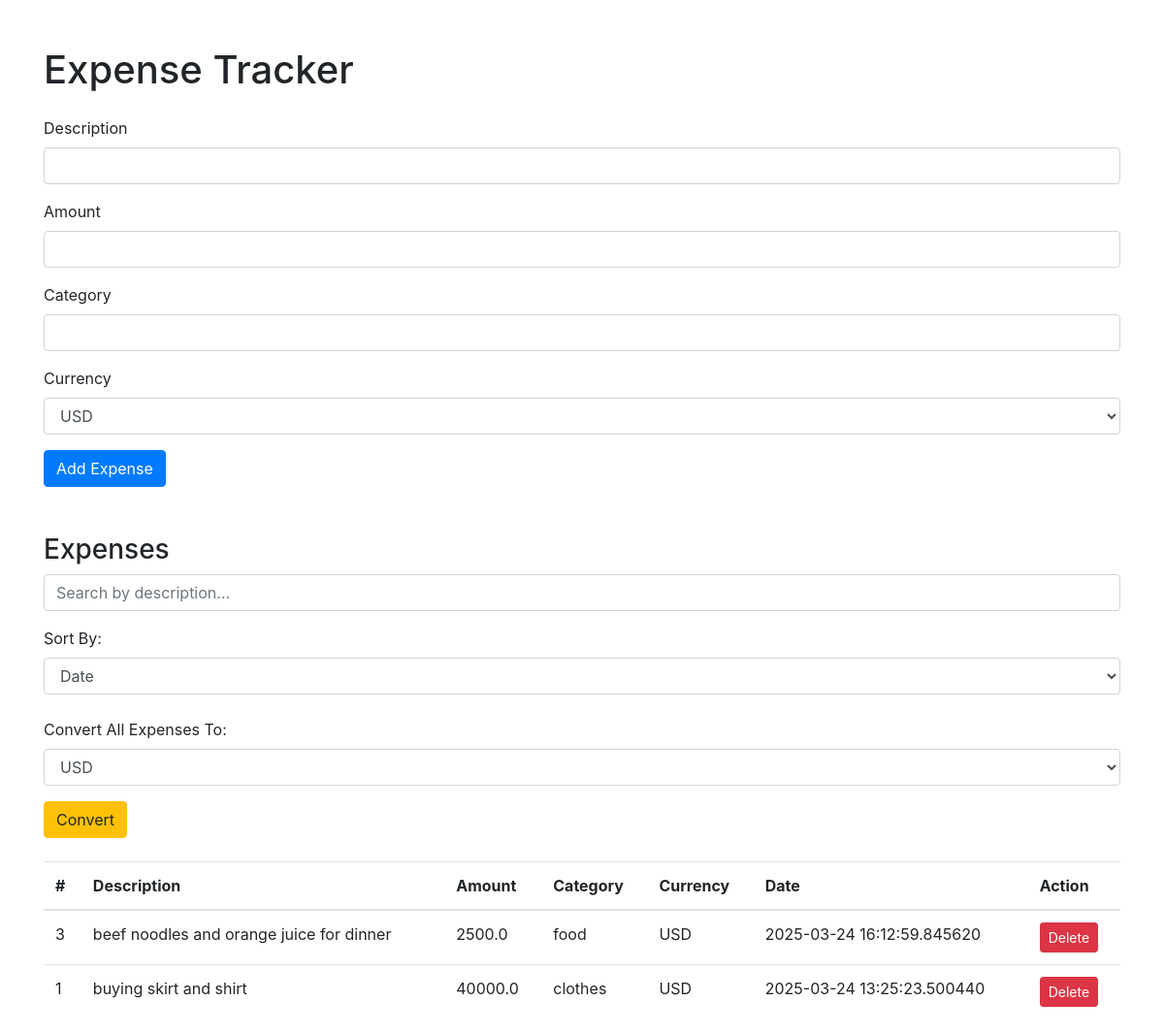
Before: / with the older database file.
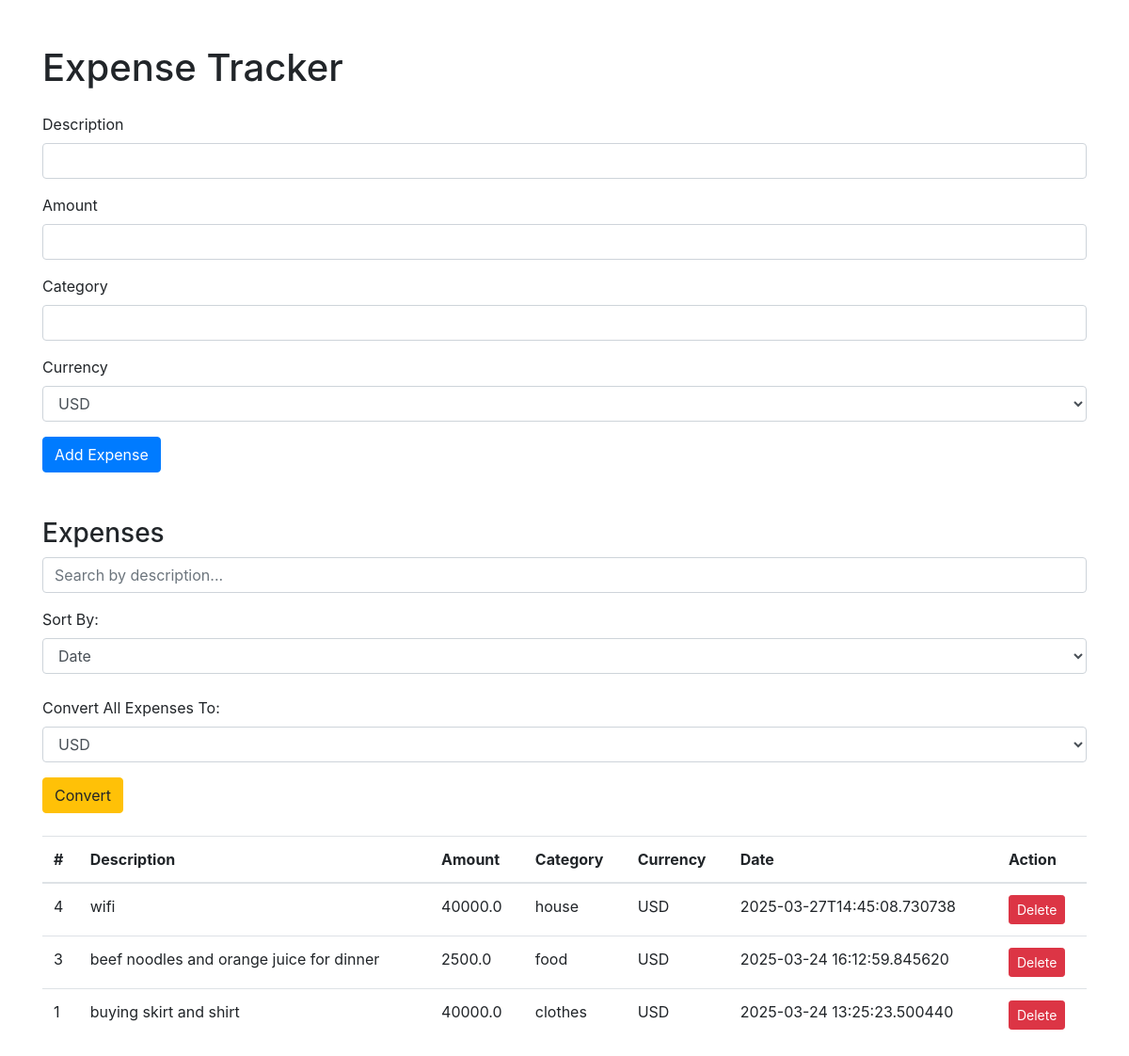
After: the same page with the newer database file.
### tables this page shows
CREATE TABLE expenses (
    id INTEGER PRIMARY KEY AUTOINCREMENT,
    description TEXT NOT NULL,
    amount REAL NOT NULL,
    category TEXT NOT NULL,
    currency TEXT NOT NULL DEFAULT 'USD',
    date TEXT DEFAULT CURRENT_TIMESTAMP
, recurring INTEGER DEFAULT 0);

### expense-tracker.py (the view)
@app.route("/")
def home():
    with sqlite3.connect("expenses.db") as conn:
        conn.row_factory = sqlite3.Row
        cur = conn.cursor()
        cur.execute("SELECT * FROM expenses ORDER BY date DESC")
        expenses = [dict(row) for row in cur.fetchall()]
    return render_template("index.html", expenses=expenses)

### templates/index.html (shortened to what this page needs)
<!DOCTYPE html>
<html lang="en">
<head>
    <link rel="stylesheet" href="https://stackpath.bootstrapcdn.com/bootstrap/4.5.2/css/bootstrap.min.css">
</head>
<body>
    <div class="container">
        <h1 class="mt-5">Expense Tracker</h1>
        <form action="{{ url_for('add_expense') }}" method="POST" class="mt-4">
            <div class="form-group">
                <label for="description">Description</label>
                <input type="text" class="form-control" id="description" name="description" required>
            </div>
            <div class="form-group">
                <label for="amount">Amount</label>
                <input type="number" class="form-control" id="amount" name="amount" step="0.01" required>
            </div>
            <div class="form-group">
                <label for="category">Category</label>
                <input type="text" class="form-control" id="category" name="category" required>
            </div>
            <div class="form-group">
                <label for="currency">Currency</label>
                <select class="form-control" id="currency" name="currency">
                    <option value="USD">USD</option>
                </select>
            </div>
            <button type="submit" class="btn btn-primary">Add Expense</button>
        </form>
        <h3 class="mt-5">Expenses</h3>
        <input type="text" id="searchBox" class="form-control mb-3" placeholder="Search by description..." onkeyup="searchExpenses()">
        <div class="form-group">
            <label for="sort_by">Sort By:</label>
            <select class="form-control" id="sort_by" onchange="sortExpenses()">
                <option value="date">Date</option>
            </select>
        </div>
        <form action="{{ url_for('convert_expenses') }}" method="GET" class="mt-4">
            <div class="form-group">
                <label for="currency">Convert All Expenses To:</label>
                <select class="form-control" id="currency" name="currency">
                    <option value="USD">USD</option>
                </select>
            </div>
            <button type="submit" class="btn btn-warning">Convert</button>
        </form>
        <table class="table mt-4" id="expenseTable">
            <thead>
                <tr>
                    <th>#</th>
                    <th>Description</th>
                    <th>Amount</th>
                    <th>Category</th>
                    <th>Currency</th>
                    <th>Date</th>
                    <th>Action</th>
                </tr>
            </thead>
	    <tbody>
             {% for expense in expenses %}
        <tr>
            <td>{{ expense['id'] }}</td>
            <td>{{ expense['description'] }}</td>
            <td>{{ expense['amount'] }}</td>
            <td>{{ expense['category'] }}</td>
            <td>{{ expense['currency'] }}</td>
            <td>{{ expense['date'] }}</td>
            <td>
                <a href="{{ url_for('delete_expense', expense_id=expense['id']) }}" class="btn btn-danger btn-sm">Delete</a>
            </td>
        </tr>
    {% endfor %}
</tbody>
        </table>
    </div>
</body>
</html>

Changed rows visible on the page:
added expenses: id "4", description "wifi", amount "40000.0", category "house", currency "USD", date "2025-03-27T14:45:08.730738"
